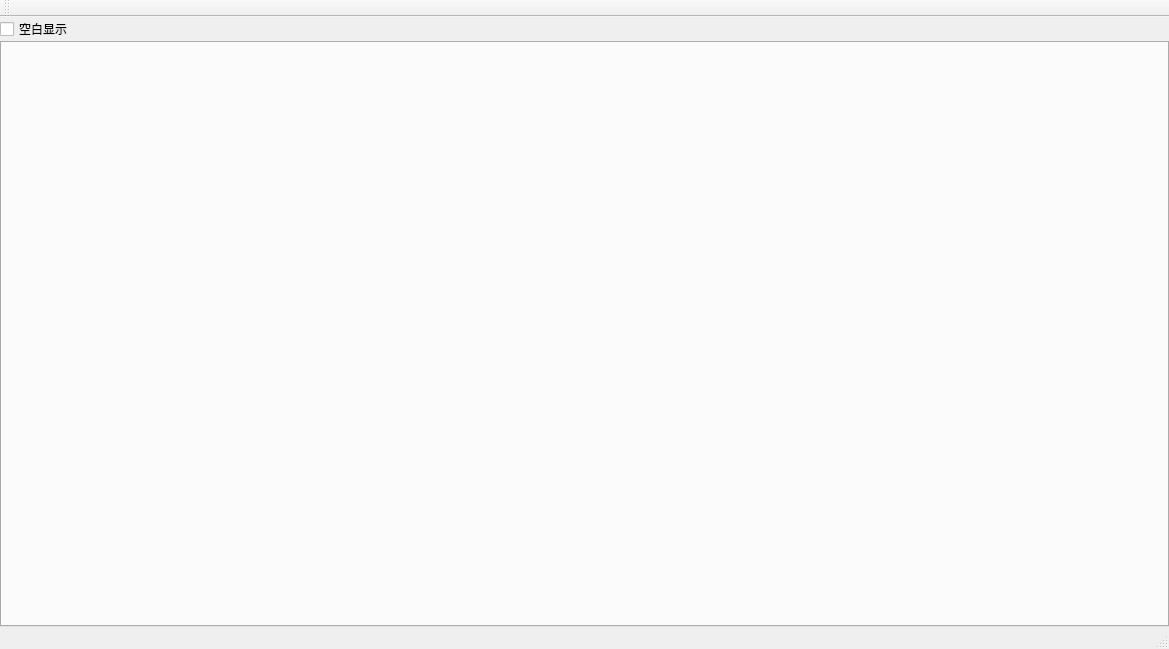
<?xml version="1.0" encoding="UTF-8"?>
<ui version="4.0">
 <class>MainWindow</class>
 <widget class="QMainWindow" name="MainWindow">
  <property name="geometry">
   <rect>
    <x>0</x>
    <y>0</y>
    <width>1169</width>
    <height>649</height>
   </rect>
  </property>
  <property name="windowTitle">
   <string>MainWindow</string>
  </property>
  <widget class="QWidget" name="centralWidget">
   <layout class="QGridLayout" name="gridLayout">
    <property name="leftMargin">
     <number>0</number>
    </property>
    <property name="topMargin">
     <number>0</number>
    </property>
    <property name="rightMargin">
     <number>0</number>
    </property>
    <property name="bottomMargin">
     <number>0</number>
    </property>
    <property name="spacing">
     <number>0</number>
    </property>
    <item row="0" column="0">
     <widget class="QCheckBox" name="checkBox">
      <property name="text">
       <string>空白显示</string>
      </property>
     </widget>
    </item>
    <item row="0" column="1">
     <spacer name="horizontalSpacer">
      <property name="orientation">
       <enum>Qt::Horizontal</enum>
      </property>
      <property name="sizeHint" stdset="0">
       <size>
        <width>40</width>
        <height>20</height>
       </size>
      </property>
     </spacer>
    </item>
    <item row="1" column="0" colspan="2">
     <widget class="QTabWidget" name="tabWidget">
      <property name="currentIndex">
       <number>-1</number>
      </property>
     </widget>
    </item>
   </layout>
  </widget>
  <widget class="QMenuBar" name="menuBar">
   <property name="geometry">
    <rect>
     <x>0</x>
     <y>0</y>
     <width>1169</width>
     <height>27</height>
    </rect>
   </property>
  </widget>
  <widget class="QToolBar" name="mainToolBar">
   <attribute name="toolBarArea">
    <enum>TopToolBarArea</enum>
   </attribute>
   <attribute name="toolBarBreak">
    <bool>false</bool>
   </attribute>
  </widget>
  <widget class="QStatusBar" name="statusBar"/>
 </widget>
 <layoutdefault spacing="6" margin="11"/>
 <resources/>
 <connections/>
</ui>
